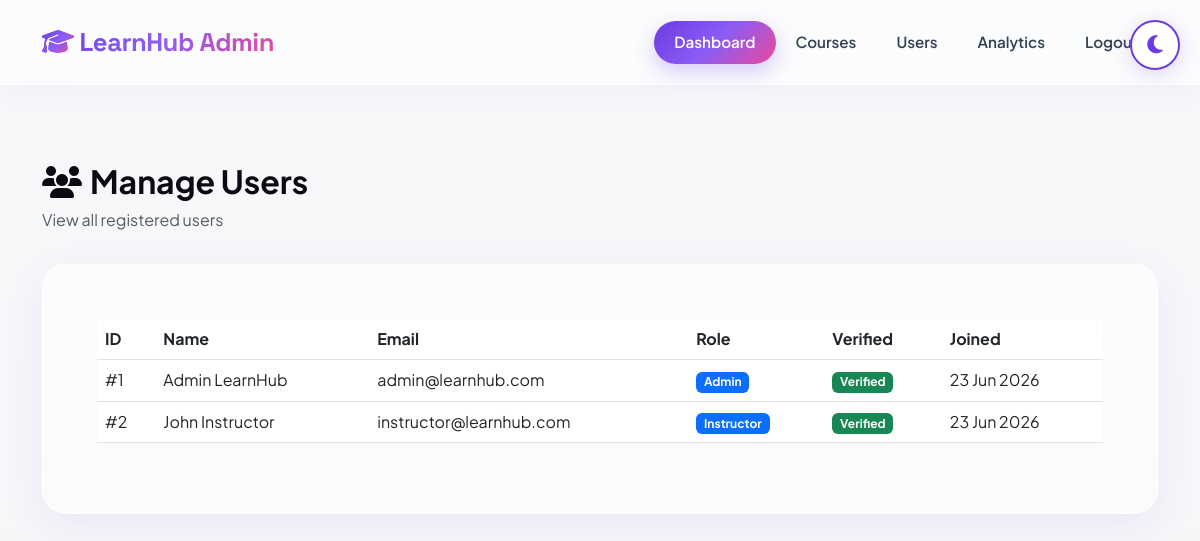
The page /admin/users.php (signed in) on the database its author committed.
### tables this page shows
CREATE TABLE users (
    id INT PRIMARY KEY AUTO_INCREMENT,
    first_name VARCHAR(50) NOT NULL,
    last_name VARCHAR(50) NOT NULL,
    email VARCHAR(100) NOT NULL UNIQUE,
    password VARCHAR(255) NOT NULL,
    role ENUM('student', 'instructor', 'admin') DEFAULT 'student',
    profile_pic VARCHAR(255) DEFAULT 'default.png',
    phone VARCHAR(20),
    bio TEXT,
    is_verified BOOLEAN DEFAULT 0,
    otp VARCHAR(6),
    otp_expires DATETIME,
    reset_token VARCHAR(255),
    reset_expires DATETIME,
    created_at TIMESTAMP DEFAULT CURRENT_TIMESTAMP,
    updated_at TIMESTAMP DEFAULT CURRENT_TIMESTAMP ON UPDATE CURRENT_TIMESTAMP
);

### admin/users.php (the view, shortened to what this page needs)
<?php
require_once '../config/database.php';
require_once 'admin-header.php';
$users = mysqli_query($conn, "SELECT * FROM users ORDER BY created_at DESC");
?>
<div class="row">
    <div class="col-12">
        <h2 class="fw-bold"><i class="fas fa-users me-2"></i>Manage Users</h2>
        <p class="text-muted">View all registered users</p>
    </div>
</div>
<div class="row mt-3">
    <div class="col-12">
        <div class="card form-card">
            <div class="card-body p-4">
                <div class="table-responsive">
                    <table class="table">
                        <thead>
                            <tr>
                                <th>ID</th>
                                <th>Name</th>
                                <th>Email</th>
                                <th>Role</th>
                                <th>Verified</th>
                                <th>Joined</th>
                            </tr>
                        </thead>
                        <tbody>
                            <?php while ($user = mysqli_fetch_assoc($users)): ?>
                            <tr>
                                <td>#<?php echo $user['id']; ?></td>
                                <td><?php echo htmlspecialchars($user['first_name'] . ' ' . $user['last_name']); ?></td>
                                <td><?php echo htmlspecialchars($user['email']); ?></td>
                                <td><span class="badge bg-primary"><?php echo ucfirst($user['role']); ?></span></td>
                                <td>
                                    <?php if ($user['is_verified']): ?>
                                        <span class="badge bg-success">Verified</span>
                                    <?php else: ?>
                                        <span class="badge bg-warning">Not Verified</span>
                                    <?php endif; ?>
                                </td>
                                <td><?php echo date('d M Y', strtotime($user['created_at'])); ?></td>
                            </tr>
                            <?php endwhile; ?>
                        </tbody>
                    </table>
                </div>
            </div>
        </div>
    </div>
</div>
<?php require_once 'admin-footer.php'; ?>

### assets/css/style.css (style rules this page uses)
:root { --primary: #6C3CE1; --primary-light: #8B5CF6; --primary-dark: #5B21B6; --secondary: #EC4899; --success: #10B981; --warning: #F59E0B; --danger: #EF4444; --gradient-primary: linear-gradient(135deg, #6C3CE1 0%, #8B5CF6 50%, #EC4899 100%); --gradient-accent: linear-gradient(135deg, #FF007A 0%, #7928CA 100%); --gradient-dark: linear-gradient(135deg, #03030A 0%, #0A0A1F 100%); --shadow: 0 12px 40px rgba(108, 60, 225, 0.08); --shadow-lg: 0 24px 64px rgba(108, 60, 225, 0.16); --shadow-glow: 0 0 30px rgba(139, 92, 246, 0.25); --radius: 24px; --radius-sm: 14px; --radius-pill: 9999px; --transition: all 0.4s cubic-bezier(0.16, 1, 0.3, 1); --bg-image-url: url('https://images.unsplash.com/photo-1522202176988-66273c2fd55f?q=80&w=2071&auto=format&fit=crop'); --panel-bg: rgba(255, 255, 255, 0.55); --panel-border: rgba(255, 255, 255, 0.7); --text-primary: #0A0A14; --text-secondary: #334155; --text-muted: #64748B; --border: rgba(108, 60, 225, 0.12); --input-bg: rgba(255, 255, 255, 0.85); }
* { margin: 0; padding: 0; box-sizing: border-box; }
html { scroll-behavior: smooth; min-height: 100vh; }
body { font-family: 'Plus Jakarta Sans', -apple-system, sans-serif; background: var(--gradient-dark); background-image: linear-gradient(rgba(240, 242, 245, 0.55), rgba(240, 242, 245, 0.65)), var(--bg-image-url); background-size: cover; background-position: center; background-attachment: fixed; min-height: 100vh; color: var(--text-primary) !important; padding-top: 90px; transition: var(--transition); overflow-x: hidden; display: flex; flex-direction: column; }
body::before { content: ''; position: fixed; top: 0; left: 0; width: 100%; height: 100%; z-index: -1; background-image: var(--bg-image-url); background-size: cover; background-position: center; background-attachment: fixed; opacity: 0.15; filter: brightness(1.4) saturate(1.1); pointer-events: none; }
.form-card { background: var(--panel-bg); border-radius: var(--radius); border: 1px solid var(--panel-border); box-shadow: var(--shadow); backdrop-filter: blur(30px); -webkit-backdrop-filter: blur(30px); padding: 30px; transition: var(--transition); }

### rows shown on the page
users: id "1", first_name+last_name "Admin LearnHub", email "admin@learnhub.com", role "Admin", is_verified "Verified", created_at "23 Jun 2026"
users: id "2", first_name+last_name "John Instructor", email "instructor@learnhub.com", role "Instructor", is_verified "Verified", created_at "23 Jun 2026"
